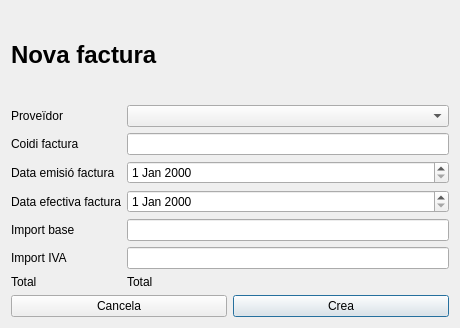
<?xml version="1.0" encoding="UTF-8"?>
<ui version="4.0">
 <class>AddInvoice</class>
 <widget class="QWidget" name="AddInvoice">
  <property name="geometry">
   <rect>
    <x>0</x>
    <y>0</y>
    <width>460</width>
    <height>328</height>
   </rect>
  </property>
  <property name="windowTitle">
   <string>Nova factura</string>
  </property>
  <layout class="QVBoxLayout" name="verticalLayout_2">
   <item>
    <layout class="QVBoxLayout" name="verticalLayout">
     <item>
      <widget class="QLabel" name="labelTitle">
       <property name="sizePolicy">
        <sizepolicy hsizetype="Preferred" vsizetype="Preferred">
         <horstretch>1</horstretch>
         <verstretch>0</verstretch>
        </sizepolicy>
       </property>
       <property name="maximumSize">
        <size>
         <width>16777215</width>
         <height>16777215</height>
        </size>
       </property>
       <property name="font">
        <font>
         <pointsize>18</pointsize>
         <bold>true</bold>
        </font>
       </property>
       <property name="whatsThis">
        <string>&lt;html&gt;&lt;head/&gt;&lt;body&gt;&lt;p&gt;&lt;span style=&quot; font-size:18pt; font-weight:700;&quot;&gt;Nou proveïdor&lt;/span&gt;&lt;/p&gt;&lt;/body&gt;&lt;/html&gt;</string>
       </property>
       <property name="text">
        <string>Nova factura</string>
       </property>
      </widget>
     </item>
     <item>
      <layout class="QFormLayout" name="formLayout">
       <item row="0" column="0">
        <widget class="QLabel" name="LabelVendor">
         <property name="text">
          <string>Proveïdor</string>
         </property>
        </widget>
       </item>
       <item row="0" column="1">
        <widget class="QComboBox" name="proveDorComboBox"/>
       </item>
       <item row="1" column="0">
        <widget class="QLabel" name="LabelInvoiceCode">
         <property name="text">
          <string>Coidi factura</string>
         </property>
        </widget>
       </item>
       <item row="1" column="1">
        <widget class="QLineEdit" name="InputInvoiceCode"/>
       </item>
       <item row="2" column="0">
        <widget class="QLabel" name="LabelInvoiceEmittedDate">
         <property name="text">
          <string>Data emisió factura</string>
         </property>
        </widget>
       </item>
       <item row="2" column="1">
        <widget class="QDateEdit" name="InputInvoiceEmittedDate"/>
       </item>
       <item row="3" column="0">
        <widget class="QLabel" name="LabelInvoiceEffectiveDate">
         <property name="text">
          <string>Data efectiva factura</string>
         </property>
        </widget>
       </item>
       <item row="3" column="1">
        <widget class="QDateEdit" name="InputInvoiceEffectiveDate"/>
       </item>
       <item row="4" column="0">
        <widget class="QLabel" name="LabelBase">
         <property name="text">
          <string>Import base</string>
         </property>
        </widget>
       </item>
       <item row="4" column="1">
        <widget class="QLineEdit" name="InputBase"/>
       </item>
       <item row="5" column="0">
        <widget class="QLabel" name="LabelIVA">
         <property name="text">
          <string>Import IVA</string>
         </property>
        </widget>
       </item>
       <item row="5" column="1">
        <widget class="QLineEdit" name="InputIVA"/>
       </item>
       <item row="6" column="0">
        <widget class="QLabel" name="LabelTotal">
         <property name="text">
          <string>Total</string>
         </property>
        </widget>
       </item>
       <item row="6" column="1">
        <widget class="QLabel" name="LabelOutputTotal">
         <property name="text">
          <string>Total</string>
         </property>
        </widget>
       </item>
      </layout>
     </item>
     <item>
      <layout class="QHBoxLayout" name="horizontalLayout">
       <item>
        <widget class="QPushButton" name="buttonBack">
         <property name="enabled">
          <bool>true</bool>
         </property>
         <property name="text">
          <string>Cancela</string>
         </property>
        </widget>
       </item>
       <item>
        <widget class="QPushButton" name="buttonOK">
         <property name="text">
          <string>Crea</string>
         </property>
         <property name="default">
          <bool>true</bool>
         </property>
        </widget>
       </item>
      </layout>
     </item>
    </layout>
   </item>
  </layout>
 </widget>
 <resources/>
 <connections/>
</ui>
